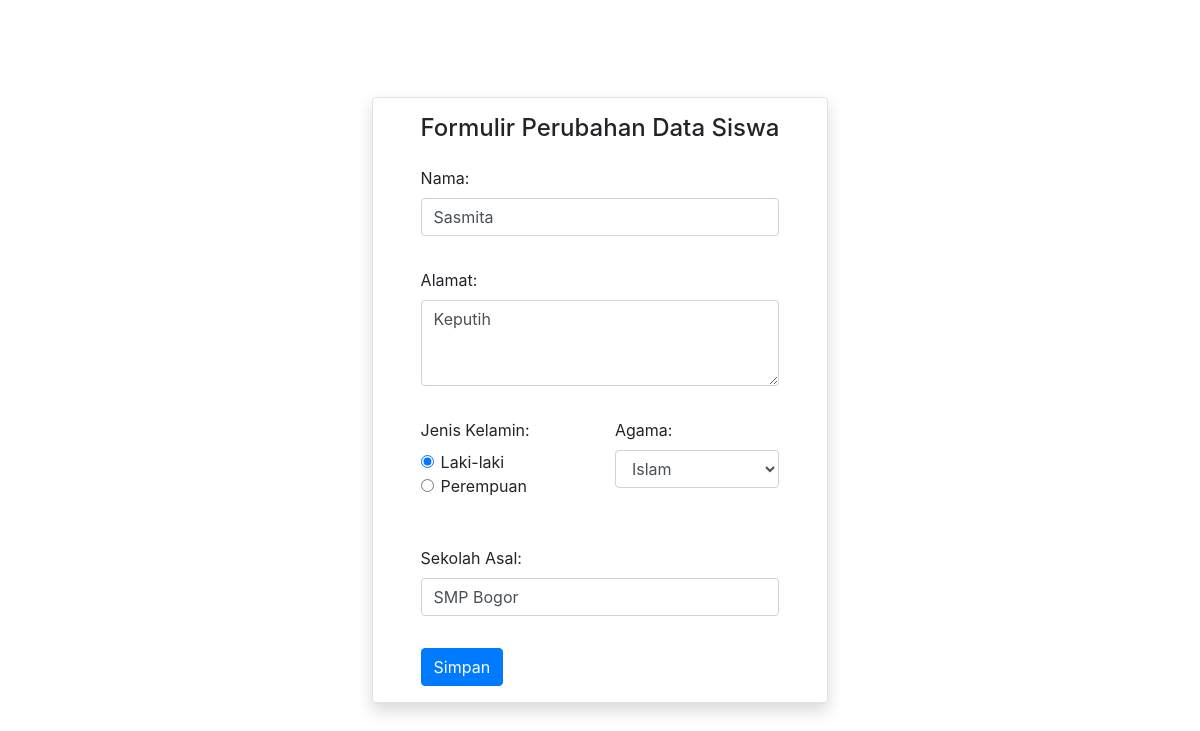
The app's page /form-edit.php?id=2 with its own data.
### tables this page shows
CREATE TABLE `calon_siswa` (
  `id` int(11) NOT NULL,
  `nama` varchar(64) NOT NULL,
  `alamat` varchar(255) NOT NULL,
  `jenis_kelamin` varchar(16) NOT NULL,
  `agama` varchar(16) NOT NULL,
  `sekolah_asal` varchar(64) NOT NULL
);

### form-edit.php (the view, shortened to what this page needs)
<?php
include("config.php");
$id = $_GET['id'];
$sql = "SELECT * FROM calon_siswa WHERE id = $id";
$query = mysqli_query($db, $sql);
$siswa = mysqli_fetch_assoc($query);
?>
<!DOCTYPE html>
<html lang="en">
<head>
    <link href="../bootstrap/css/bootstrap.min.css" rel="stylesheet">
</head>
<body class="d-flex align-items-center p-4">
    <main class="form-daftar m-auto border rounded shadow px-5 py-2">
        <p class="h4 py-2">Formulir Perubahan Data Siswa</p>
        <form action="proses-edit.php" method="POST">
            <div class="form-group py-2">
                <label for="nama" class="form-label">Nama:</label>
                <input type="text" class="form-control" name="nama" placeholder="Nama Lengkap" value="<?php echo $siswa['nama'] ?>" required>
            </div>
            <div class="form-group py-2">
                <label for="alamat" class="form-label">Alamat:</label>
                <textarea class="form-control" name="alamat" rows="3" required><?php echo $siswa['alamat'] ?></textarea>
            </div>
            <div class="form-group row py-2">
                <div class="form-group col-6">
                    <label for="jenis_kelamin" class="form-label">Jenis Kelamin:</label>
                    <?php $jk = $siswa['jenis_kelamin']; ?>
                    <div class="form-check">
                        <input class="form-check-input" type="radio" name="jenis_kelamin" value="Laki-laki" <?php echo ($jk == 'Laki-laki')? "checked" : "" ?>>
                        <label class="form-check-label" for="jenis_kelamin">Laki-laki</label>
                    </div>
                    <div class="form-check">
                        <input class="form-check-input" type="radio" name="jenis_kelamin" value="Perempuan" <?php echo ($jk == 'Perempuan')? "checked" : "" ?>>
                        <label class="form-check-label" for="jenis_kelamin">Perempuan</label>
                    </div>
                </div>
                <div class="form-group col-6">
                    <label for="agama" class="form-label">Agama:</label>
                    <?php $agama = $siswa['agama'] ?>
                    <select name="agama" class="form-control">
                        <option value="Islam" <?php echo($agama == 'Islam')? "selected" : "" ?>>Islam</option>
                    </select>
                </div>
            </div>
            <div class="form-group py-2">
                <label for="sekolah_asal" class="form-label">Sekolah Asal:</label>
                <input type="text" name="sekolah_asal" class="form-control" placeholder="Nama Sekolah" value="<?php echo $siswa['sekolah_asal'] ?>" required>
            </div>
            <div class="py-2">
            <input type="submit" class="btn btn-primary" value="Simpan" name="simpan">
            </div>
        </form>
    </main>
</body>
</html>
</html>

### form-edit.php (style rules this page uses)
html, body { height: 100%; }

### records on screen
calon_siswa: nama "Sasmita", alamat "Keputih", jenis_kelamin "☑", agama "Islam", sekolah_asal "SMP Bogor"
